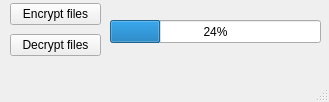
<?xml version="1.0" encoding="UTF-8"?>
<ui version="4.0">
 <class>MainWindow</class>
 <widget class="QMainWindow" name="MainWindow">
  <property name="geometry">
   <rect>
    <x>0</x>
    <y>0</y>
    <width>329</width>
    <height>102</height>
   </rect>
  </property>
  <property name="windowTitle">
   <string>MainWindow</string>
  </property>
  <property name="windowIcon">
   <iconset>
    <normaloff>encryption.ico</normaloff>encryption.ico</iconset>
  </property>
  <widget class="QWidget" name="centralwidget">
   <widget class="QProgressBar" name="progressBar">
    <property name="geometry">
     <rect>
      <x>110</x>
      <y>20</y>
      <width>211</width>
      <height>23</height>
     </rect>
    </property>
    <property name="value">
     <number>24</number>
    </property>
   </widget>
   <widget class="QWidget" name="verticalLayoutWidget">
    <property name="geometry">
     <rect>
      <x>10</x>
      <y>0</y>
      <width>91</width>
      <height>61</height>
     </rect>
    </property>
    <layout class="QVBoxLayout" name="verticalLayout">
     <item>
      <widget class="QPushButton" name="EncBut">
       <property name="text">
        <string>Encrypt files</string>
       </property>
      </widget>
     </item>
     <item>
      <widget class="QPushButton" name="DecBut">
       <property name="text">
        <string>Decrypt files</string>
       </property>
      </widget>
     </item>
    </layout>
   </widget>
  </widget>
  <widget class="QMenuBar" name="menubar">
   <property name="geometry">
    <rect>
     <x>0</x>
     <y>0</y>
     <width>329</width>
     <height>21</height>
    </rect>
   </property>
  </widget>
  <widget class="QStatusBar" name="statusbar"/>
 </widget>
 <resources/>
 <connections/>
</ui>
